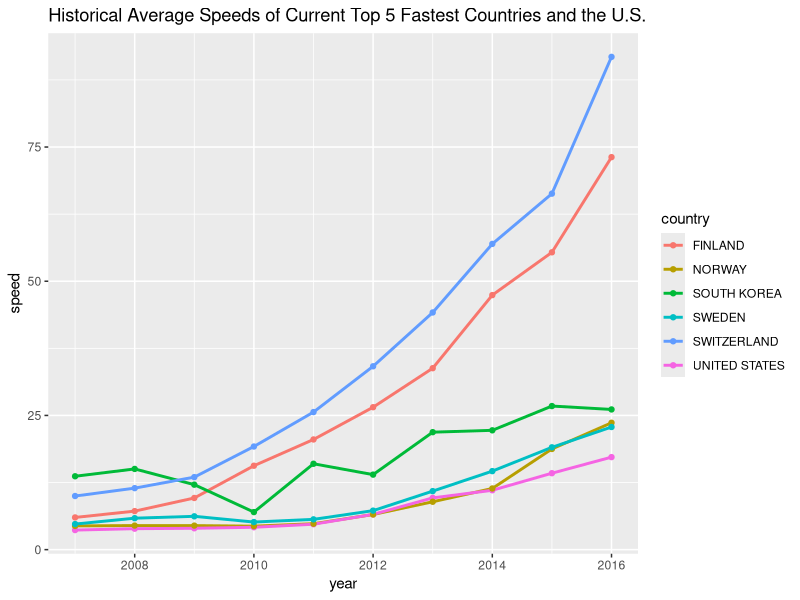

Here is the R script that generated this plot:
# Messing around with some different data viz on internet speeds.

# Idea 1. Line graph of top 5 fastest countries and the US, average speeds plotted over time.

# Idea 2. Map of U.S. Showing states' internet user concentrations (as proportion of total state population) in an elevation/gradient format.

# Idea 3. Map of U.S. showing states with fastest internet.

library(tidyverse)
library(readr)
library(stringr)
# library(readxl)
# library(lubridate)

# Idea 1. ------------------------------------------------------------------------------------------------

spdata <- as.tibble(read.csv("us_speeds_over_time.csv"))

spdata2 <- spdata %>% 
  gather(country, speed, UNITED.STATES:FINLAND)

spdata2$country = stringr::str_replace(spdata2$country, "\\.", "\\ ")

spdata3 <- spdata2 %>% 
  mutate(speed = speed / 1000) %>% 
  filter(stringr::str_detect(Quarter, "^Q4")) %>% 
  mutate(Quarter = stringr::str_replace(Quarter, "^Q4\\ ", "20")) %>% 
  rename(year = Quarter) %>% 
  mutate(year = as.numeric(year))

ggplot(spdata3, aes(year, speed, color = country)) + 
  geom_line(size = 1) +
  geom_point() +
  labs(title = "Historical Average Speeds of Current Top 5 Fastest Countries and the U.S.")

# Idea 1. Optional ---------------------------------------------------------------------------------------

# library(plotly)
# plotly::plot_ly(data = spdata3, x = ~year, y = ~speed, color = ~country, mode = 'lines+markers', type = 'scatter') %>% 
#   layout(title = 'Historical Average Speeds of Current Top 5 Fastest Countries and the U.S.')
